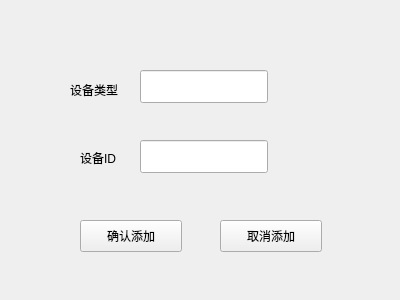
<?xml version="1.0" encoding="UTF-8"?>
<ui version="4.0">
 <class>DeviceAdd</class>
 <widget class="QWidget" name="DeviceAdd">
  <property name="geometry">
   <rect>
    <x>0</x>
    <y>0</y>
    <width>400</width>
    <height>300</height>
   </rect>
  </property>
  <property name="windowTitle">
   <string>Form</string>
  </property>
  <widget class="PushButton" name="TrueAddButton">
   <property name="geometry">
    <rect>
     <x>80</x>
     <y>220</y>
     <width>102</width>
     <height>32</height>
    </rect>
   </property>
   <property name="text">
    <string>确认添加</string>
   </property>
  </widget>
  <widget class="LineEdit" name="LineEdit">
   <property name="geometry">
    <rect>
     <x>140</x>
     <y>70</y>
     <width>128</width>
     <height>33</height>
    </rect>
   </property>
  </widget>
  <widget class="LineEdit" name="LineEdit_2">
   <property name="geometry">
    <rect>
     <x>140</x>
     <y>140</y>
     <width>128</width>
     <height>33</height>
    </rect>
   </property>
  </widget>
  <widget class="QLabel" name="DevTypelabel">
   <property name="geometry">
    <rect>
     <x>70</x>
     <y>80</y>
     <width>71</width>
     <height>20</height>
    </rect>
   </property>
   <property name="text">
    <string>设备类型</string>
   </property>
  </widget>
  <widget class="QLabel" name="DevIDlabel">
   <property name="geometry">
    <rect>
     <x>80</x>
     <y>150</y>
     <width>41</width>
     <height>16</height>
    </rect>
   </property>
   <property name="text">
    <string>设备ID</string>
   </property>
  </widget>
  <widget class="PushButton" name="NotAddButton">
   <property name="geometry">
    <rect>
     <x>220</x>
     <y>220</y>
     <width>102</width>
     <height>32</height>
    </rect>
   </property>
   <property name="text">
    <string>取消添加</string>
   </property>
  </widget>
 </widget>
 <customwidgets>
  <customwidget>
   <class>PushButton</class>
   <extends>QPushButton</extends>
   <header>qfluentwidgets</header>
  </customwidget>
  <customwidget>
   <class>LineEdit</class>
   <extends>QLineEdit</extends>
   <header>qfluentwidgets</header>
  </customwidget>
 </customwidgets>
 <resources/>
 <connections/>
</ui>
